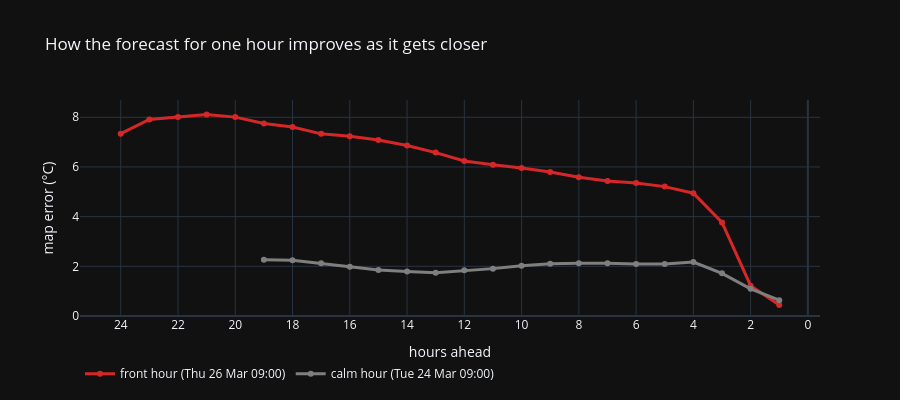

Here is the notebook cell this chart was saved with:
### Markdown cell above
## The front hour vs a calm hour

Map error by hours ahead for the hour with the most points in the front passage, and for the same hour of day
two days earlier (calm).

### Code cell
jf = int(np.argmax(share))
jc = jf - 48 if jf >= 48 else None
fig = go.Figure()
fig.add_trace(go.Scatter(x=np.arange(1, 25), y=E[:, jf], mode="lines+markers", line={"color": "#d62728", "width": 3},
                         name=f"front hour ({targets[jf]:%a %d %b %H:%M})"))
if jc is not None:
    fig.add_trace(go.Scatter(x=np.arange(1, 25), y=E[:, jc], mode="lines+markers", line={"color": "#7f7f7f", "width": 3},
                             name=f"calm hour ({targets[jc]:%a %d %b %H:%M})"))
fig.update_layout(height=400, template="plotly_dark", legend={"orientation": "h", "y": -0.2},
                  title="How the forecast for one hour improves as it gets closer",
                  xaxis={"title": "hours ahead", "dtick": 2, "autorange": "reversed"}, yaxis={"title": "map error (°C)", "rangemode": "tozero"})
fig.write_html(FIG / "exp9_front_vs_calm.html", include_plotlyjs="cdn")
fig.show()

### Figure 1 — Plotly figure (JSON) as saved in the notebook; plotly's stock layout.template omitted (floating-point values rounded to 4 significant figures)
{"data": [{"line": {"color": "#d62728", "width": 3}, "mode": "lines+markers", "name": "front hour (Thu 26 Mar 09:00)", "type": "scatter", "x": [1, 2, 3, 4, 5, 6, 7, 8, 9, 10, 11, 12, 13, 14, 15, 16, 17, 18, 19, 20, 21, 22, 23, 24], "y": [0.4421, 1.221, 3.768, 4.944, 5.208, 5.352, 5.435, 5.586, 5.799, 5.963, 6.086, 6.24, 6.577, 6.864, 7.089, 7.234, 7.333, 7.607, 7.747, 8.006, 8.11, 8.009, 7.914, 7.338]}, {"line": {"color": "#7f7f7f", "width": 3}, "mode": "lines+markers", "name": "calm hour (Tue 24 Mar 09:00)", "type": "scatter", "x": [1, 2, 3, 4, 5, 6, 7, 8, 9, 10, 11, 12, 13, 14, 15, 16, 17, 18, 19, 20, 21, 22, 23, 24], "y": [0.6358, 1.096, 1.718, 2.171, 2.098, 2.09, 2.122, 2.127, 2.099, 2.024, 1.907, 1.839, 1.743, 1.794, 1.852, 1.978, 2.119, 2.242, 2.267, NaN, NaN, NaN, NaN, NaN]}], "layout": {"height": 400, "legend": {"orientation": "h", "y": -0.2}, "title": {"text": "How the forecast for one hour improves as it gets closer"}, "xaxis": {"autorange": "reversed", "dtick": 2, "title": {"text": "hours ahead"}}, "yaxis": {"rangemode": "tozero", "title": {"text": "map error (°C)"}}}}
